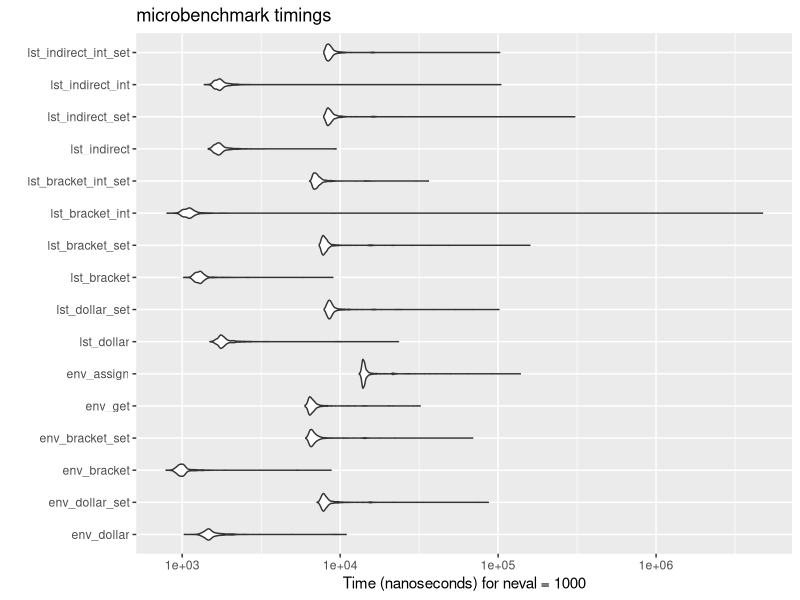
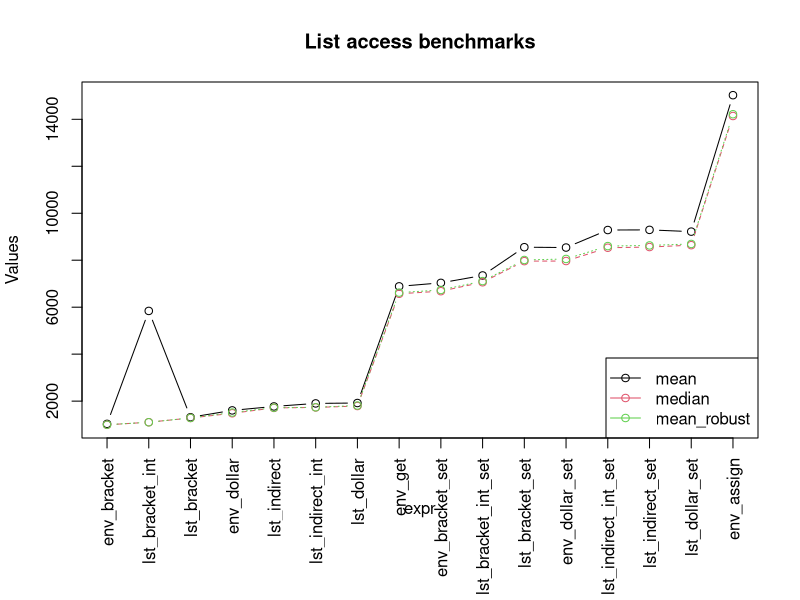
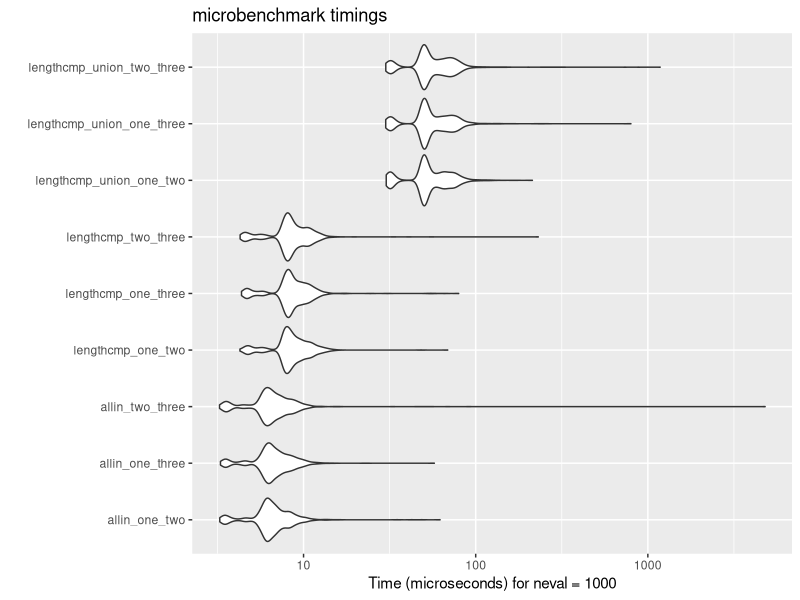
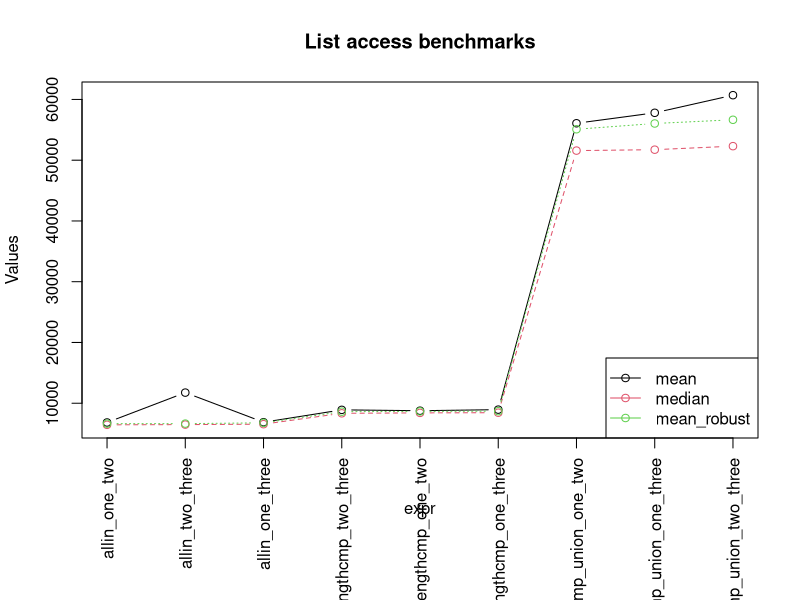
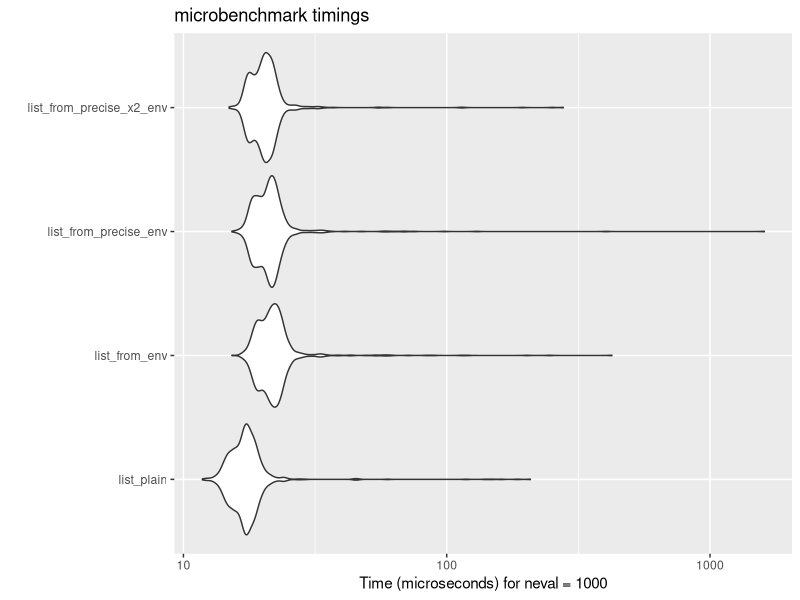

Recreate these plots in R, in order.







library("ggplot2")
library("microbenchmark")
library("data.table")

bm_listaccess <- function() {
  env <- new.env()
  env$a <- 1
  env$b <- "x"
  env$c <- 1:10
  env$d <- list(1, 2, 3)
  env$e <- data.frame(x = 1:10, y = 11:20)
  env$f <- function(x) x + 1
  env$g <- FALSE


  lst <- as.list(env)

  indirect <- c(1, 3, 7)
  indirect_int <- c(1L, 3L, 7L)

  microbenchmark(times = 1000L,
    env_dollar = { env$a; env$c; env$g },
    env_dollar_set = { env$a <- 2; env$c <- 2:11; env$g <- TRUE; env$a <- 1; env$c <- 1:10; env$g <- FALSE },
    env_bracket = { env[["a"]]; env[["c"]]; env[["g"]] },
    env_bracket_set = { env[["a"]] <- 2; env[["c"]] <- 2:11; env[["g"]] <- TRUE; env[["a"]] <- 1; env[["c"]] <- 1:10; env[["g"]] <- FALSE },
    env_get = { get("a", env); get("c", env); get("g", env) },
    env_assign = { assign("a", 2, env); assign("c", 2:11, env); assign("g", TRUE, env); assign("a", 1, env); assign("c", 1:10, env); assign("g", FALSE, env) },
    lst_dollar = { lst$a; lst$c; lst$g },
    lst_dollar_set = { lst$a <- 2; lst$c <- 2:11; lst$g <- TRUE; lst$a <- 1; lst$c <- 1:10; lst$g <- FALSE },
    lst_bracket = { lst[["a"]]; lst[["c"]]; lst[["g"]] },
    lst_bracket_set = { lst[["a"]] <- 2; lst[["c"]] <- 2:11; lst[["g"]] <- TRUE; lst[["a"]] <- 1; lst[["c"]] <- 1:10; lst[["g"]] <- FALSE },
    lst_bracket_int = { lst[[1]]; lst[[3]]; lst[[7]] },
    lst_bracket_int_set = { lst[[1]] <- 2; lst[[3]] <- 2:11; lst[[7]] <- TRUE; lst[[1]] <- 1; lst[[3]] <- 1:10; lst[[7]] <- FALSE },
    lst_indirect = { lst[[indirect[1]]]; lst[[indirect[2]]]; lst[[indirect[3]]] },
    lst_indirect_set = { lst[[indirect[1]]] <- 2; lst[[indirect[2]]] <- 2:11; lst[[indirect[3]]] <- TRUE; lst[[indirect[1]]] <- 1; lst[[indirect[2]]] <- 1:10; lst[[indirect[3]]] <- FALSE },
    lst_indirect_int = { lst[[indirect_int[1]]]; lst[[indirect_int[2]]]; lst[[indirect_int[3]]] },
    lst_indirect_int_set = { lst[[indirect_int[1]]] <- 2; lst[[indirect_int[2]]] <- 2:11; lst[[indirect_int[3]]] <- TRUE; lst[[indirect_int[1]]] <- 1; lst[[indirect_int[2]]] <- 1:10; lst[[indirect_int[3]]] <- FALSE }
  )
}



bmr <- bm_listaccess()


autoplot(bmr)

bmrt <- as.data.table(bmr)[, .(mean = mean(time), median = median(time), mean_robust = mean(time, trim = 0.1)), by = expr][order(mean_robust)]

par(mar = c(8, 4, 4, 2) + 0.1)
matplot(bmrt[, -1], type = "b", pch = 1, xaxt = "n", ylab = "Values", xlab = "expr", main = "List access benchmarks", col = seq_along(bmrt[, -1]))
legend("bottomright", legend = colnames(bmrt)[-1], col = seq_along(bmrt[, -1]), pch = 1, lty = 1)
axis(1, at = seq_along(bmrt$expr), labels = bmrt$expr, las = 2)

# GET: (lst_bracket_int, env_bracket) is faster than lst_bracket, which is faster than
# env_dollar, which is slightly faster than lst_indirect_(int), which is slightly faster than lst_dollar
#   HUGE difference to: env_get
# SET: env_bracket slightly faster than lst_bracket_int, much faster than env_dollar|lst_bracket, which is slightly faster than lst(indirect), which is faster than lst_dollar, which is much faster than env_assign

# -> envs are faster than named lists for setting; lists with numbers are the same (get) or almost the same (set) as envs
# -> don't use get() / assign()
# -> use brackets
# -> use integers for list access; list with names adds 25%
# -> indirect lst *set* makes barely any difference to named list



bm_subsettest <- function() {
  one <- c("elephant", "mouse", "tiger", "cat", "dog")
  two <- c("cat", "dog", "mouse", "tiger")
  three <- c("dog", "cat", "mouse", "tiger", "fish")

  microbenchmark(times = 1000L,
    allin_one_two = { x1 <- all(one %in% two); x2 <- all(two %in% one) },
    allin_one_three = { x1 <- all(one %in% three); x2 <- all(three %in% one) },
    allin_two_three = { x1 <- all(two %in% three); x2 <- all(three %in% two) },
    lengthcmp_one_two = { lu <- length(unique(c(one, two))) ; x1 <- lu == length(two) ; x2 <- lu == length(one) },
    lengthcmp_one_three = { lu <- length(unique(c(one, three))) ; x1 <- lu == length(three) ; x2 <- lu == length(one) },
    lengthcmp_two_three = { lu <- length(unique(c(two, three))) ; x1 <- lu == length(three) ; x2 <- lu == length(two) },
    lengthcmp_union_one_two = { lu <- length(union(one, two)) ; x1 <- lu == length(two) ; x2 <- lu == length(one) },
    lengthcmp_union_one_three = { lu <- length(union(one, three)) ; x1 <- lu == length(three) ; x2 <- lu == length(one) },
    lengthcmp_union_two_three = { lu <- length(union(two, three)) ; x1 <- lu == length(three) ; x2 <- lu == length(two) }
  )
}




bmr <- bm_subsettest()

autoplot(bmr)

bmrt <- as.data.table(bmr)[, .(mean = mean(time), median = median(time), mean_robust = mean(time, trim = 0.1)), by = expr][order(mean_robust)]

par(mar = c(8, 4, 4, 2) + 0.1)
matplot(bmrt[, -1], type = "b", pch = 1, xaxt = "n", ylab = "Values", xlab = "expr", main = "List access benchmarks", col = seq_along(bmrt[, -1]))
legend("bottomright", legend = colnames(bmrt)[-1], col = seq_along(bmrt[, -1]), pch = 1, lty = 1)
axis(1, at = seq_along(bmrt$expr), labels = bmrt$expr, las = 2)

round(sweep(as.matrix(bmrt[, 2:4], rownames = bmrt[[1]]), 2, as.numeric(bmrt[1, 2:4]), "/"), 2)

round(sweep(as.matrix(bmrt[, 2:4], rownames = bmrt[[1]]), 2, as.numeric(bmrt[5, 2:4]), "/"), 2)

# length cmp is 28% slower than all (x %in% y)
# union is 2x slower than allin; adds 50% to length cmp
#


bm_extend_list <- function(times = 1) {
  concatenating = list(
    c("elephant", "mouse", "tiger", "cat", "dog"),
    list(c("green", "blue", "purple"), c(1, 1, 1), 10:0),
    c(1, 2, 3, 4, 5),
    list(c(1, 2, 3), c("a", "b", "c"), c(1, 2, 3, 4, 5))
  )

  concatenating <- rep(concatenating, times)

  microbenchmark(
    expand = {
      entries = list()
      for (element in concatenating) {
        if (is.list(element)) {
          entries <- c(entries, element)
        } else {
          entries[[length(entries) + 1]] <- element
        }
      }
    },
    unlist = {
      entries = list()
      for (element in concatenating) {
        if (!is.list(element)) {
          element <- list(element)
        }
        entries[[length(entries) + 1]] <- element
      }
      entries <- unlist(entries, recursive = FALSE)
    }
  )
}

bm_extend_list()
# unlist() is clearly slower

bm_extend_list(10)

bm_extend_list(100)
# unlist() is clearly faster



bm_create_list <- function() {
  names <- c("elephant", "mouse", "tiger", "cat", "dog", "mouse")
  microbenchmark(times = 1000,
    list_plain = {
      result = list()
      for (n in names) {
        result[[n]] <- n
      }
    },
    list_from_env = {
      env <- new.env()
      for (n in names) {
        env[[n]] <- n
      }
      result <- as.list(env, all.names = TRUE)
    },
    list_from_precise_env = {
      env <- new.env(size = length(names))
      for (n in names) {
        env[[n]] <- n
      }
      result <- as.list(env, all.names = TRUE)
    },
    list_from_precise_x2_env = {
      env <- new.env(size = length(names), parent = emptyenv())
      for (n in names) {
        env[[n]] <- n
      }
      result <- as.list(env, all.names = TRUE)
    }
  )
}

bm_create_list() |> autoplot()
# plain list is faster than creating an env first; setting the size of the env and making parent = emptyenv() makes a small difference!
